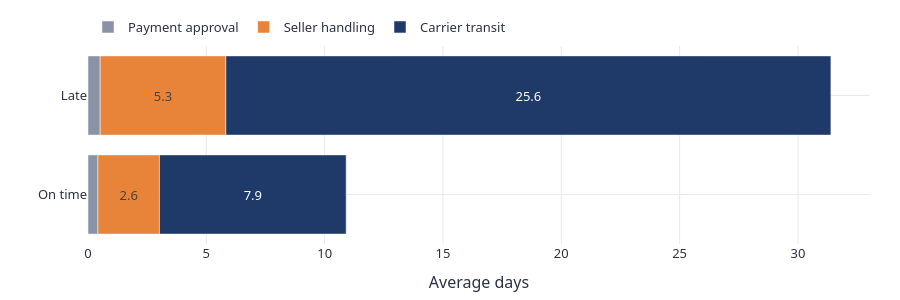

The cell this chart's notebook holds for it:
### Markdown cell above
---
# 3. Whose delay is it?

The brief points at slow sellers. That is the intuitive culprit: a seller sits on an order
for a week and the customer suffers. It is also, conveniently, the lever the marketplace
directly controls, which is probably why it is the one being reached for.

We can test it, because notebook 01 split the journey into stages that each belong to
somebody: handling is the seller's, transit is the carrier's.

### Code cell
V.fig_journey(A.journey_stages(base))

### Figure 1 — Plotly figure (JSON) as saved in the notebook; plotly's stock layout.template omitted (floating-point values rounded to 4 significant figures)
{"data": [{"cliponaxis": false, "customdata": [[""], [""]], "hovertemplate": "stage=Payment approval<br>days=%{x:.2f}<br>group=%{y}<extra></extra>", "insidetextanchor": "middle", "legendgroup": "Payment approval", "marker": {"color": "#8a93a5", "pattern": {"shape": ""}}, "name": "Payment approval", "orientation": "h", "showlegend": true, "text": ["", ""], "textposition": "inside", "type": "bar", "x": [0.4194, 0.5145], "xaxis": "x", "y": ["On time", "Late"], "yaxis": "y"}, {"cliponaxis": false, "customdata": [["2.6"], ["5.3"]], "hovertemplate": "stage=Seller handling<br>days=%{x:.2f}<br>group=%{y}<extra></extra>", "insidetextanchor": "middle", "legendgroup": "Seller handling", "marker": {"color": "#e8833a", "pattern": {"shape": ""}}, "name": "Seller handling", "orientation": "h", "showlegend": true, "text": ["2.6", "5.3"], "textposition": "inside", "type": "bar", "x": [2.599, 5.311], "xaxis": "x", "y": ["On time", "Late"], "yaxis": "y"}, {"cliponaxis": false, "customdata": [["7.9"], ["25.6"]], "hovertemplate": "stage=Carrier transit<br>days=%{x:.2f}<br>group=%{y}<extra></extra>", "insidetextanchor": "middle", "legendgroup": "Carrier transit", "marker": {"color": "#1f3a68", "pattern": {"shape": ""}}, "name": "Carrier transit", "orientation": "h", "showlegend": true, "text": ["7.9", "25.6"], "textposition": "inside", "type": "bar", "x": [7.891, 25.57], "xaxis": "x", "y": ["On time", "Late"], "yaxis": "y"}], "layout": {"barmode": "relative", "font": {"color": "#2b3245", "family": "IBM Plex Sans, Segoe UI, Helvetica, Arial, sans-serif", "size": 13}, "height": 300, "hoverlabel": {"font": {"family": "IBM Plex Sans, Segoe UI, Helvetica, Arial, sans-serif"}}, "legend": {"orientation": "h", "title": {"text": ""}, "tracegroupgap": 0, "x": 0, "y": 1.02, "yanchor": "bottom"}, "margin": {"b": 50, "l": 60, "r": 30, "t": 30}, "paper_bgcolor": "#ffffff", "plot_bgcolor": "#ffffff", "xaxis": {"anchor": "y", "domain": [0.0, 1.0], "gridcolor": "#e6e9ef", "title": {"text": "Average days"}, "zeroline": false}, "yaxis": {"anchor": "x", "domain": [0.0, 1.0], "gridcolor": "#e6e9ef", "title": {"text": ""}, "zeroline": false}}}
